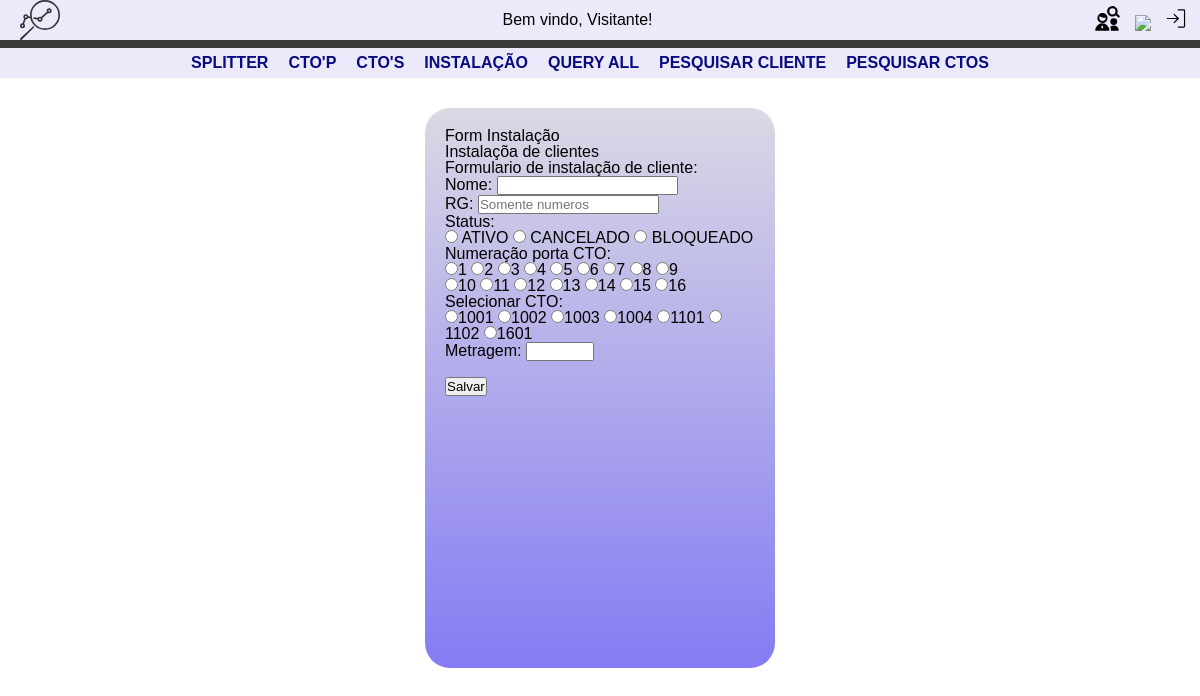
The app's page /ctomanager/instalacao/, older data.
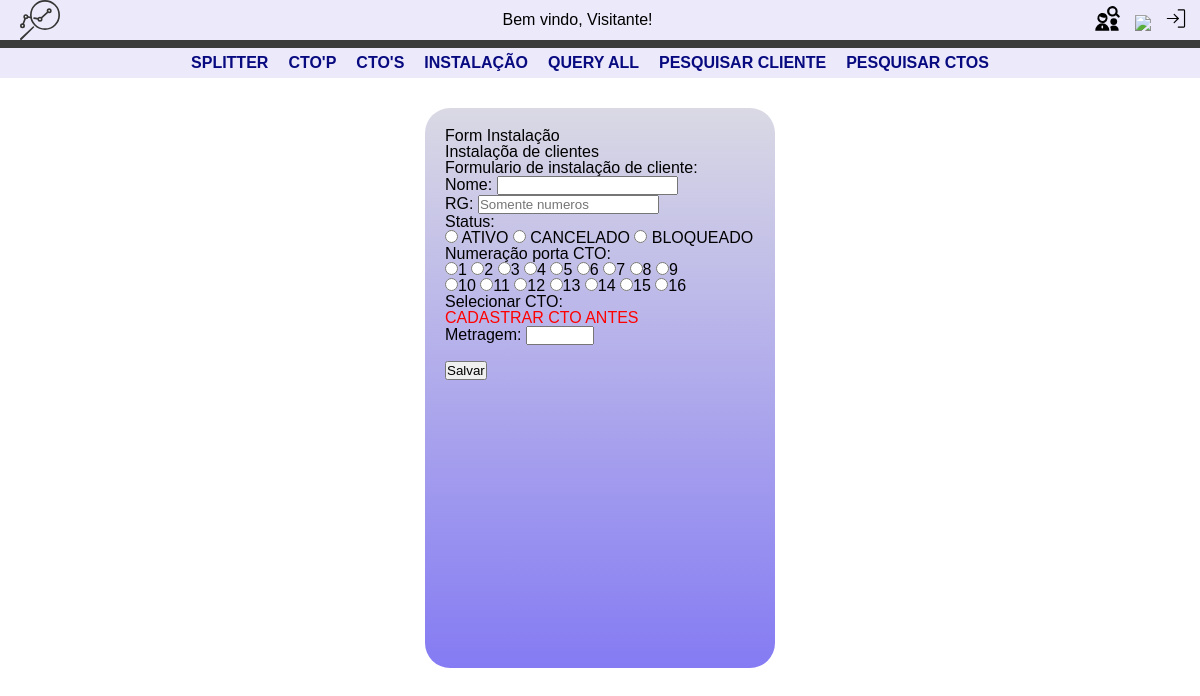
The same page, newer data.
### CTO_manager/models.py (models this page shows, shortened)
class CtoSecundaria(models.Model):
  numeracao = models.IntegerField() # Numero de identificacao da CTO secundaria
  descricao = models.TextField(blank=True, null=True, verbose_name='Descricao detalhada') # Informacoes detalhadas e observacoes sobre a CTO
  sinal_entrada = models.FloatField() # Referencia para o sinal que esta chegando na caixa (futura implementacao para verificar atenuacoes na rota)
  splitter = models.ForeignKey(Splitter, on_delete=models.CASCADE) # Pre-requisito: cadastro do splitter; o tamanho do splitter define quantos cliente a caixa pode ter
  derivacao_ctoPrimaria = models.ForeignKey(CtoPrimaria, on_delete=models.CASCADE) # Pre-requisito: cadastro da cto primaria. buscar caixar com identificador da ctop
  metragem = models.IntegerField(default=0) # tamanho do cabo que foi utilizado para instalacao
  clientes = models.ManyToManyField(Cliente, blank=True) # Este e o tipo de campo que define uma relacao de muitos-para-muitos com o modelo Cliente.

### CTO_manager/views.py (the view, shortened to what this page needs)
# urls.py: path('instalacao/',views.instalacao, name='instalacao'),
def instalacao(request):
  template = loader.get_template('CTO_manager/instalacao.html')
  ctos = CtoSecundaria.objects.all()
  context = {
    'titulo' : 'Instalação', # titulo da pagina
    'ctos':ctos,
    'range': [1,2,3,4,5,6,7,8,9,10,11,12,13,14,15,16],
  }
  return HttpResponse(template.render(context, request))

### CTO_manager/templates/CTO_manager/instalacao.html (shortened to what this page needs)
{% extends 'base.html' %}
{% block content %}
<section class="main">
<h1>Form Instalação</h1>
<p>Instalaçõa de clientes</p>
<form action="/ctomanager/instalacao/" method="post">
  <fieldset>
    <legend>Formulario de instalação de cliente:</legend>
    <p>
      <label for="nome">Nome:</label>
      <input type="text" name="nome" id="nome" value="{{nome}}" required>
    </p>
    <p>
      <label for="rg">RG:</label>
      <input type="number" name="rg", id="rg"  value="{{rg}}" placeholder="Somente numeros">
    </p>
    <p>
      Status:<br>
      <input type="radio" name="status" value="ATIVO" id="ativo" {% if status == 'ATIVO' %}checked{% endif %}>
      <Label for="ativo">ATIVO</Label>
      <input type="radio" name="status" value="CANCELADO" id="cancelado" {% if status == 'CANCELADO' %}checked{% endif %}>
      <label for="cancelado">CANCELADO</label>
      <input type="radio" name="status" value="BLOQUEADO" id="bloqueado" {% if status == 'BLOQUEADO' %}checked{% endif %}>
      <label for="bloqueado">BLOQUEADO</label>
    </p>
    <p>
       <span>Numeração porta CTO:</span><br>
      {% for numero in range %}
      <input type="radio" name="porta" id="pt" value="{{numero}}" {% if porta == numero %}checked{% endif %}><label for="porta" >{{numero}}</label>
      {% if numero == 9 %}
        <br>
      {%endif%}
      {% endfor %}
    </p>
    <p>
      <span>Selecionar CTO:</span><br>
      {% if not ctos %}
        <p style="color: red;">CADASTRAR CTO ANTES</p>
      {% endif %}
      {% for cto in ctos %}
        <input type="radio" name="numeracao_cto" value="{{cto.pk}}" id="{{cto.numeracao}}" required
        ><label for="{{cto.numeracao}}">{{cto.numeracao}}</label>
      {% endfor %}
    </p>
    <p>
      <label for="metragem">Metragem:</label>
      <input type="number" name="metragem" id="metragem" min="0" max="1000" value="{{metragem}}">
    </p>
    <br><button type="submit">Salvar</button>
  </fieldset>
</form>
</section>
{% endblock %}

Row changes from the older to the newer data that the page shows:
removed CtoSecundaria: numeracao_cto "☐ 1001", numeracao "1001"
removed CtoSecundaria: numeracao_cto "☐ 1002", numeracao "1002"
removed CtoSecundaria: numeracao_cto "☐ 1003", numeracao "1003"
removed CtoSecundaria: numeracao_cto "☐ 1004", numeracao "1004"
removed CtoSecundaria: numeracao_cto "☐ 1101", numeracao "1101"
removed CtoSecundaria: numeracao_cto "☐ 1102", numeracao "1102"
removed CtoSecundaria: numeracao_cto "☐ 1601", numeracao "1601"
Text that changed along with them:
text now shown: "CADASTRAR CTO ANTES"
